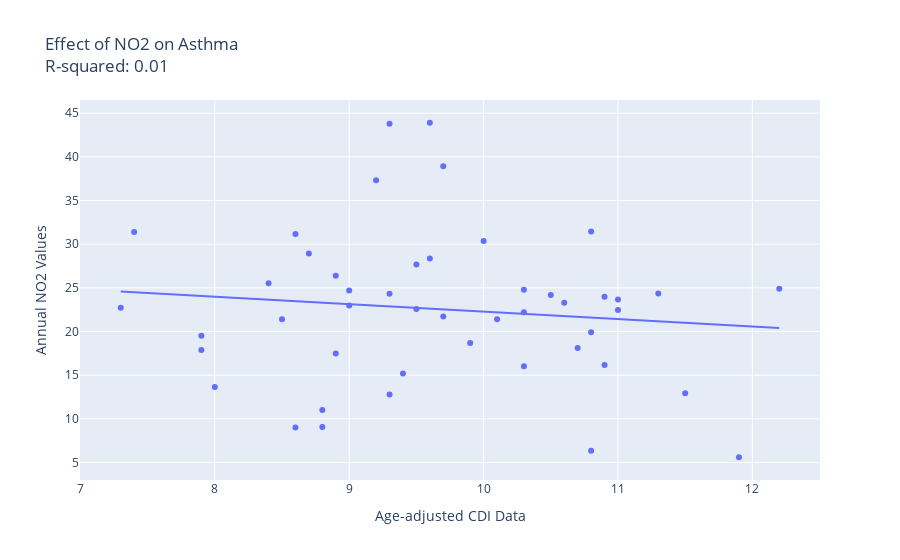

Write notebook code for a chart like this one.
### Code cell
## NO2 and Asthma
plot_indiv_cdi('NO2', "Asthma", asthma_df)

### Figure 1 — Plotly figure (JSON) as saved in the notebook; plotly's stock layout.template omitted (floating-point values rounded to 4 significant figures)
{"data": [{"hovertemplate": "<b>%{hovertext}</b><br><br>Age-adjusted CDI Data=%{x}<br>Annual NO2 Values=%{y}<extra></extra>", "hovertext": ["Alabama", "Arizona", "Arkansas", "California", "Colorado", "Connecticut", "Delaware", "Florida", "Georgia", "Hawaii", "Idaho", "Illinois", "Indiana", "Iowa", "Kansas", "Kentucky", "Louisiana", "Maine", "Maryland", "Massachusetts", "Michigan", "Minnesota", "Mississippi", "Missouri", "Montana", "Nevada", "New Hampshire", "New Jersey", "New Mexico", "New York", "North Carolina", "North Dakota", "Ohio", "Oklahoma", "Oregon", "Pennsylvania", "Rhode Island", "South Carolina", "South Dakota", "Tennessee", "Texas", "Utah", "Vermont", "Virginia", "Washington", "Wisconsin", "Wyoming"], "legendgroup": "", "marker": {"color": "#636efa", "symbol": "circle"}, "mode": "markers", "name": "", "orientation": "v", "showlegend": false, "type": "scatter", "x": [9, 9.7, 8.9, 9.3, 9.6, 10.9, 10.8, 7.3, 8.9, 8.6, 9.3, 8.7, 9.7, 9.3, 9.9, 11.3, 7.9, 10.9, 9, 10.6, 11, 8.5, 8.8, 9.5, 10.8, 9.2, 11.9, 8.6, 10.1, 9.5, 7.9, 8.8, 10, 11, 10.7, 10.5, 12.2, 9.4, 8, 10.3, 7.4, 10.8, 11.5, 8.4, 9.6, 10.3, 10.3], "xaxis": "x", "y": [22.98, 38.92, 17.48, 43.78, 43.9, 23.99, 19.91, 22.71, 26.39, 9.008, 24.33, 28.92, 21.7, 12.78, 18.67, 24.35, 19.53, 16.17, 24.7, 23.29, 23.67, 21.42, 9.063, 22.57, 6.335, 37.32, 5.602, 31.17, 21.41, 27.66, 17.9, 11.0, 30.37, 22.48, 18.12, 24.19, 24.9, 15.2, 13.63, 24.79, 31.4, 31.44, 12.93, 25.54, 28.35, 22.21, 16.02], "yaxis": "y"}, {"hovertemplate": "<b>OLS trendline</b><br>NO2 = -0.853816 * DataValue + 30.816<br>R<sup>2</sup>=0.013392<br><br>Age-adjusted CDI Data=%{x}<br>Annual NO2 Values=%{y} <b>(trend)</b><extra></extra>", "legendgroup": "", "marker": {"color": "#636efa", "symbol": "circle"}, "mode": "lines", "name": "", "showlegend": false, "type": "scatter", "x": [7.3, 7.4, 7.9, 7.9, 8, 8.4, 8.5, 8.6, 8.6, 8.7, 8.8, 8.8, 8.9, 8.9, 9, 9, 9.2, 9.3, 9.3, 9.3, 9.4, 9.5, 9.5, 9.6, 9.6, 9.7, 9.7, 9.9, 10, 10.1, 10.3, 10.3, 10.3, 10.5, 10.6, 10.7, 10.8, 10.8, 10.8, 10.9, 10.9, 11, 11, 11.3, 11.5, 11.9, 12.2], "xaxis": "x", "y": [24.58, 24.5, 24.07, 24.07, 23.99, 23.64, 23.56, 23.47, 23.47, 23.39, 23.3, 23.3, 23.22, 23.22, 23.13, 23.13, 22.96, 22.88, 22.88, 22.88, 22.79, 22.7, 22.7, 22.62, 22.62, 22.53, 22.53, 22.36, 22.28, 22.19, 22.02, 22.02, 22.02, 21.85, 21.77, 21.68, 21.59, 21.59, 21.59, 21.51, 21.51, 21.42, 21.42, 21.17, 21.0, 20.66, 20.4], "yaxis": "y"}], "layout": {"legend": {"tracegroupgap": 0}, "title": {"text": "Effect of NO2 on Asthma<br>R-squared: 0.01"}, "xaxis": {"anchor": "y", "domain": [0, 1], "title": {"text": "Age-adjusted CDI Data"}}, "yaxis": {"anchor": "x", "domain": [0, 1], "title": {"text": "Annual NO2 Values"}}}}
